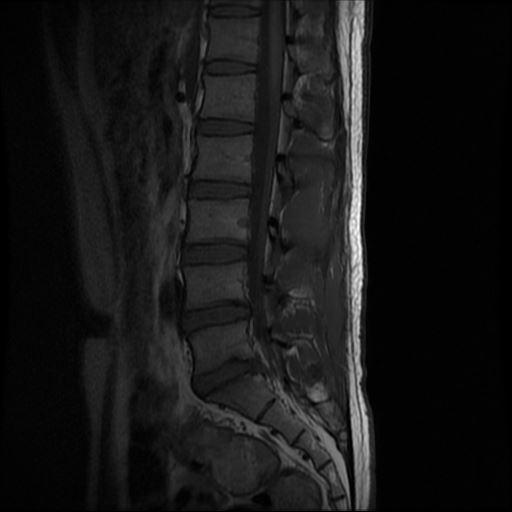
#> input picture img/11.jpg, 512 x 512 px, given in place of xx.jpg, which was not available
$ python cobb10.py
#> lines starting #> are read from the running program, lines starting #| are printed output that depends on the picture; after the words box and inside, x2 and y2 are one past the last pixel; in counts of white or black regions, pixels touching at a corner belong together; pictures that were not available may be replaced by others from this repository, and a replacement may not be noted
import os
import math
from glob import glob
import numpy as np
import cv2
from scipy.interpolate import CubicSpline
from scipy.signal import find_peaks, savgol_filter
from scipy.spatial import ConvexHull
from scipy.spatial.distance import cdist
from skimage import measure
import matplotlib.pyplot as plt
import pandas as pd

# ------------ User Configuration ------------
IMG_DIR = "img/"
MASK_DIR = "mask/"

OUT_DIR = os.path.join('.', 'cobb10_amace_cobb_results')
VIS_DIR = os.path.join(OUT_DIR)
os.makedirs(VIS_DIR, exist_ok=True)

NAME_CLASSES = ["_background_", "L1", "L2", "L3", "L4", "L5",
                "L1/L2", "L2/L3", "L3/L4", "L4/L5", "L5/S1", "S1", "CSF"]
TARGET_VERTEBRAE = ["L1", "L2", "L3", "L4", "L5", "S1"]

ROI_PAD_Y = 60
ROI_PAD_X = 80
MIN_VERTEBRA_PIXELS = 50
CURV_SAMPLES = 1200
CURV_PEAK_REL_H = 0.12
CURV_BOUND_FRAC = 0.2
CURV_OFFSET = 40
CURV_SCALE = 200.0
SAVE_DPI = 300

CURV_SMOOTH_WINDOW = 7
PEAK_PROMINENCE_RATIO = 0.15
MAX_BEND_REGIONS = 3
PCA_WEIGHT_EDGE_FACTOR = 2.5

COLOR_MAP = [
    (0, 0, 0), (200, 80, 20), (30, 160, 40), (200, 200, 40), (30, 30, 160), (200, 30, 160),
    (30, 160, 160), (160, 160, 160), (120, 40, 40), (240, 40, 40), (240, 180, 40), (120, 180, 40)
]

BEND_REGION_COLORS = ['red', 'blue', 'green', 'orange', 'purple', 'cyan']

plt.rcParams['lines.linewidth'] = 1.0
plt.rcParams['axes.linewidth'] = 0.8
plt.rcParams['font.size'] = 10


# ------------------------------------------------------
# Utility Functions
# ------------------------------------------------------

def read_image(path):
    """
    Read an image file and convert from BGR to RGB.
    OpenCV reads in BGR by default, but matplotlib expects RGB.
    """
#> called with path = 'img/xx.jpg'
    img = cv2.imread(path)
#> img is the input picture: shape (512, 512, 3); min 0, max 255, mean 23.1
    if img is None:
        raise FileNotFoundError(f"Cannot find or read image file: {path}")
    return cv2.cvtColor(img, cv2.COLOR_BGR2RGB)


def read_mask_index(path):
    """
    Read a mask image and convert to integer index format.
    If mask is 3-channel and all channels are identical, take the first channel;
    otherwise convert to grayscale.
    """
#> called with path = 'mask/xx.png'
    m = cv2.imread(path, cv2.IMREAD_UNCHANGED)
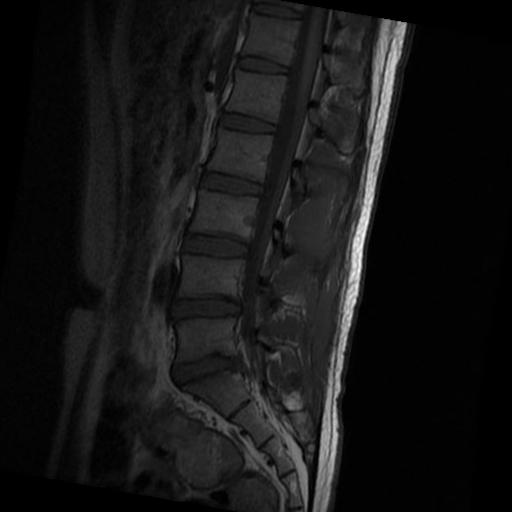
#> input picture img/11_1.jpg, 512 x 512 px, given in place of xx.png, which was not available
#> m is the input picture: shape (512, 512, 3); min 0, max 251, mean 22.4
    if m is None:
        raise FileNotFoundError(f"Cannot find or read mask file: {path}")
    if m.ndim == 3:
        if np.all(m[..., 0] == m[..., 1]) and np.all(m[..., 1] == m[..., 2]):
            m = m[..., 0]
#> m: shape (512, 512)
        else:
            m = cv2.cvtColor(m, cv2.COLOR_BGR2GRAY)
    return m.astype(np.int32)


def largest_component(mask_bool):
    """Extract the largest connected component from a boolean mask."""
    labels = measure.label(mask_bool, connectivity=1)
    if labels.max() == 0:
        return np.zeros_like(mask_bool, dtype=bool)
    props = measure.regionprops(labels)
    lab = props[np.argmax([p.area for p in props])].label
    return labels == lab


def find_edge_points(coords_xy):
    """
    Find edge points from a set of points.
    Prefer convex hull; fall back to bounding box if hull fails.
    """
    if len(coords_xy) < 10:
        return []
    try:
        hull = ConvexHull(coords_xy)
        return coords_xy[hull.vertices]
    except:
        x_min, x_max = coords_xy[:, 0].min(), coords_xy[:, 0].max()
        y_min, y_max = coords_xy[:, 1].min(), coords_xy[:, 1].max()
        edge_mask = (
                (coords_xy[:, 0] == x_min) | (coords_xy[:, 0] == x_max) |
                (coords_xy[:, 1] == y_min) | (coords_xy[:, 1] == y_max)
        )
        return coords_xy[edge_mask]


def improved_pca_axis_from_coords(coords_xy, min_points=10):
    """
    Improved PCA to estimate the main axis of a vertebra from its coordinate points.
    Improvements:
    1. Remove outliers.
    2. Assign higher weights to edge points.
    """
    if coords_xy.shape[0] < min_points:
        return None, None

    # 1. Remove outliers
    centroid = coords_xy.mean(axis=0)
    distances = cdist([centroid], coords_xy)[0]
    valid_mask = distances < np.percentile(distances, 90)
    filtered_coords = coords_xy[valid_mask]

    if filtered_coords.shape[0] < min_points:
        filtered_coords = coords_xy

    # 2. Weighted PCA - give higher weight to edge points
    edge_points = find_edge_points(filtered_coords)
    weights = np.ones(len(filtered_coords))
    if len(edge_points) > 0:
        for i, point in enumerate(filtered_coords):
            if any(np.all(point == edge_point) for edge_point in edge_points):
                weights[i] = PCA_WEIGHT_EDGE_FACTOR

    # 3. Perform weighted PCA
    centroid = np.average(filtered_coords, axis=0, weights=weights)
    centered = filtered_coords - centroid
    weighted_cov = np.cov(centered.T, aweights=weights)

    eigvals, eigvecs = np.linalg.eigh(weighted_cov)
    main_axis = eigvecs[:, np.argmax(eigvals)]

    return centroid, main_axis


# [52 lines left out: functions angle_between_vectors_deg, normalize_vector, calculate_endplate_angle_improved, not called in this run]


def fit_spine_spline(centers):
    """
    Fit a smooth cubic spline through a sequence of vertebral centers.
    Returns spline functions for x and y, and the normalized arc-length parameter.
    """
    pts = np.array(centers)
    if pts.shape[0] < 2:
        return None, None, None

    diffs = np.diff(pts, axis=0)
    seglen = np.sqrt((diffs ** 2).sum(axis=1))
    t = np.concatenate(([0.0], np.cumsum(seglen)))

    if t[-1] == 0:
        t = np.linspace(0, 1, len(pts))
    else:
        t = t / t[-1]

    cs_x = CubicSpline(t, pts[:, 0])
    cs_y = CubicSpline(t, pts[:, 1])
    return cs_x, cs_y, t


# [636 lines left out: functions compute_curvature, smooth_curvature, detect_multiple_peaks, detect_main_bend, identify_main_bend_regions, improved_curvature_analysis and 6 more, not called in this run]


# ---------------- Paper-specific: Extract cubic spline curve alone ----------------
def extract_cubic_spline_curve(
    img_path, mask_path,
    save_dir=None,
    curve_color=(255, 0, 0),
    curve_width=2.0,
    mark_vertebra=True,
    vertebra_mark_color=(255, 255, 255),
    vertebra_text_color=(0, 0, 0),
    background_type="transparent",
    crop_roi=True,
    roi_pad_y=40, roi_pad_x=60,
    save_dpi=600,
    save_format="png"
):
    """
    Extract and visualize only the cubic spline curve from a single image-mask pair,
    producing a clean figure suitable for academic papers.
    """
    if save_dir is None:
        save_dir = os.path.join(OUT_DIR, "spline_curve_paper")
    os.makedirs(save_dir, exist_ok=True)
    basename = os.path.splitext(os.path.basename(img_path))[0]
    save_path = os.path.join(save_dir, f"{basename}_spine_spline.{save_format}")

    img = read_image(img_path)
    mask_idx = read_mask_index(mask_path)
    name_to_idx = {name: i for i, name in enumerate(NAME_CLASSES)}
    results = {}

    for vname in ["L1", "L2", "L3", "L4", "L5", "S1"]:
        if vname not in name_to_idx:
            continue
        idx = name_to_idx[vname]
        m = (mask_idx == idx)
        if m.sum() < MIN_VERTEBRA_PIXELS:
            for nm in NAME_CLASSES:
                if '/' in nm and vname in nm:
                    m = m | (mask_idx == name_to_idx[nm])
        if m.sum() < MIN_VERTEBRA_PIXELS:
            continue
        mc = largest_component(m)
        coords = np.column_stack(np.nonzero(mc))
        coords_xy = np.column_stack((coords[:, 1].astype(float), coords[:, 0].astype(float)))
        centroid, axis = improved_pca_axis_from_coords(coords_xy)
        if centroid is None:
            continue
        results[vname] = {'centroid': centroid, 'axis': axis}
#> this loop made 6 passes
#> (lab in largest_component, centroid, weighted_cov in improved_pca_axis_from_coords, eigvals in improved_pca_axis_from_coords, eigvecs in improved_pca_axis_from_coords) on passes 1 to 6: (244, [483.5, 350.3], [[3.45, 5.79e-17], [9.41e-17, 65.05]], [3.45, 65.05], [[1, 0], [0, 1]]), (47, [431.4, 283], [[1522.3, -1997.8], [-1997.8, 14317.2]], [1217.6, 14621.9], [[-0.989, -0.151], [-0.151, 0.989]]), (1, [52.72, 15.4], [[52.3, 7.29], [7.29, 90.51]], [50.95, 91.86], [[-0.983, 0.181], [0.181, 0.983]]), (710, [28.33, 443.1], [[154.1, -10.95], [-10.95, 53.68]], [52.5, 155.3], [[-0.107, -0.994], [-0.994, 0.107]]), (501, [12.17, 344.8], [[67.32, -6.29], [-6.29, 330.1]], [67.17, 330.2], [[-1, -0.0239], [-0.0239, 1]]), (47, [143.8, 18.92], [[4.13, 0.36], [0.36, 8.06]], [4.09, 8.09], [[-0.996, 0.0903], [0.0903, 0.996]])
#> pass 1, in extract_cubic_spline_curve, `m = (mask_idx == idx)`:
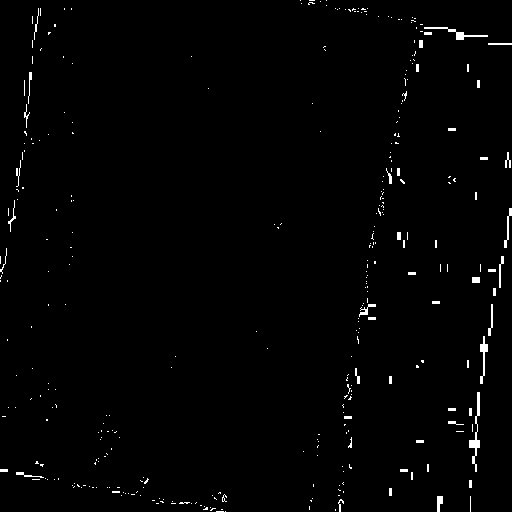
#> m: shape (512, 512) bool; 1.2% white in thin lines or dots
#> pass 1, in largest_component, `labels = measure.label(mask_bool, connectivity=1)`:
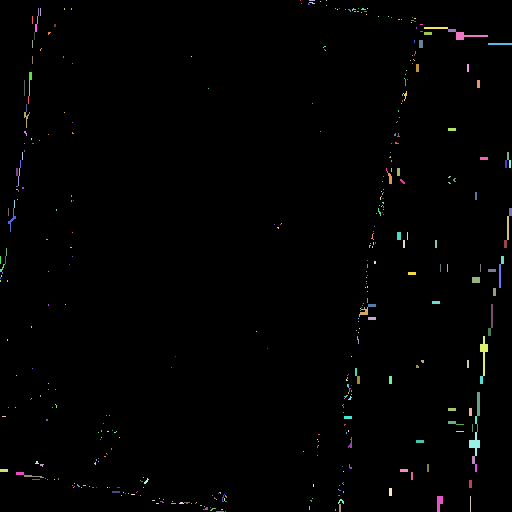
#> labels: shape (512, 512) int32; 426 distinct labels, from 0 to 425; one colour per label, 0 black
#> pass 1, in extract_cubic_spline_curve, `mc = largest_component(m)`:
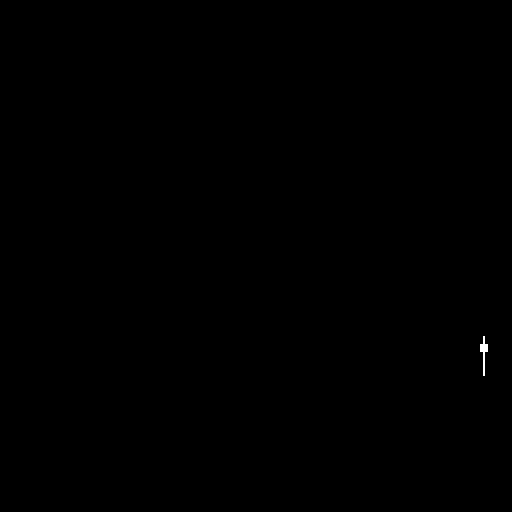
#> mc: shape (512, 512) bool; 0.05% white; 1 white region, box (x1, y1, x2, y2) and area: (480, 336, 488, 376) 128
#> pass 2, in extract_cubic_spline_curve, `m = (mask_idx == idx)`:
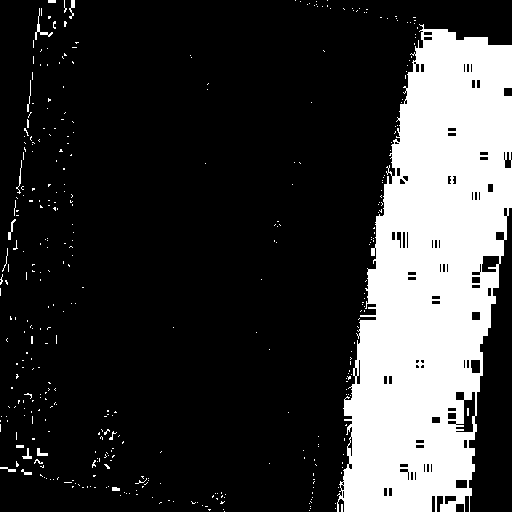
#> m: shape (512, 512) bool; 21.7% white; 386 white regions (370 under 20 px), largest, box (x1, y1, x2, y2) and area: (337, 24, 512, 512) 55043, (35, 8, 53, 40) 93, (69, 0, 75, 19) 55
#> after the loop:
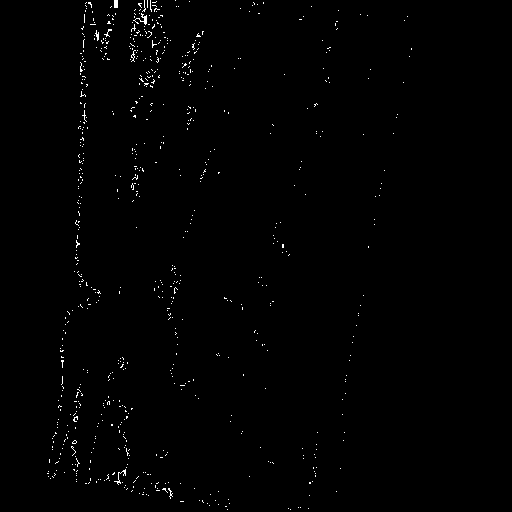
#> m: shape (512, 512) bool; 0.68% white in thin lines or dots, all inside (x1, y1, x2, y2) = (47, 0, 412, 510)
#> after the loop: mc: shape (512, 512) bool; 0.02% white; 1 white region, box (x1, y1, x2, y2) and area: (140, 13, 147, 25) 40
#> after the loop, results = 6 items

    present = [v for v in ["L1", "L2", "L3", "L4", "L5"] if v in results]
#> present = ['L1', 'L2', 'L3', 'L4', 'L5']
    if len(present) < 3:
        print(f"[WARN] {basename} insufficient vertebrae, cannot fit spline")
        return None

    ordered = sorted([(v, results[v]['centroid']) for v in present], key=lambda kv: kv[1][1])
#> ordered = [('L3', [52.72, 15.4]), ('L2', [431.4, 283]), ('L5', [12.17, 344.8]), ('L1', [483.5, 350.3]), ('L4', [28.33, 443.1])]
    names = [k for k, _ in ordered]
#> names = ['L3', 'L2', 'L5', 'L1', 'L4']
    centers = np.array([c for _, c in ordered])
#> centers = [[52.72, 15.4], [431.4, 283], [12.17, 344.8], [483.5, 350.3], [28.33, 443.1]]

    cs_x, cs_y, t = fit_spine_spline(centers)
#> in fit_spine_spline, `pts = np.array(centers)`: pts has the same summary as centers in extract_cubic_spline_curve
#> in fit_spine_spline, `diffs = np.diff(pts, axis=0)`: diffs = [[378.7, 267.6], [-419.3, 61.79], [471.3, 5.56], [-455.2, 92.81]]
#> in fit_spine_spline, `seglen = np.sqrt((diffs ** 2).sum(axis=1))`: seglen = [463.7, 423.8, 471.4, 464.5]
#> in fit_spine_spline, `t = np.concatenate(([0.0], np.cumsum(seglen)))`: t = [0, 463.7, 887.5, 1358.9, 1823.4]
#> in fit_spine_spline, `t = t / t[-1]`: t = [0, 0.254, 0.487, 0.745, 1]
#> t = [0, 0.254, 0.487, 0.745, 1]
    if cs_x is None:
        print(f"[WARN] {basename} spline fitting failed")
        return None

    s_plot = np.linspace(0.0, 1.0, 3000)
    xs = cs_x(s_plot)
#> xs = 3000 values, max 570.9 at index 2492, min 12.14 at index 1464, mean 319.6
    ys = cs_y(s_plot)
#> ys = 3000 values, max 443.1 at index 2999, min 15.4 at index 0, mean 306.2

    H, W = mask_idx.shape
#> H = 512; W = 512
    if crop_roi:
        rows, cols = np.where((mask_idx > 0) & (mask_idx <= 11))
        if len(rows) > 0:
            core_y0, core_y1 = int(rows.min()), int(rows.max())
#> core_y0 = 0; core_y1 = 511
            core_x0, core_x1 = int(cols.min()), int(cols.max())
#> core_x0 = 0; core_x1 = 511
            y0 = max(core_y0 - roi_pad_y, 0)
#> y0 = 0
            y1 = min(core_y1 + roi_pad_y, H)
#> y1 = 512
            x0 = max(core_x0 - roi_pad_x, 0)
#> x0 = 0
            x1 = min(core_x1 + roi_pad_x, W)
#> x1 = 512
        else:
            y0, y1, x0, x1 = 0, H, 0, W
        xs_roi = xs - x0
#> xs_roi has the same summary as xs
        ys_roi = ys - y0
#> ys_roi has the same summary as ys
        centers_roi = np.array([(c[0]-x0, c[1]-y0) for c in centers])
#> centers_roi has the same summary as centers
        roi_h, roi_w = y1-y0, x1-x0
#> roi_h = 512; roi_w = 512
    else:
        xs_roi, ys_roi = xs, ys
        centers_roi = centers
        roi_h, roi_w = H, W

    plt.rcParams['font.sans-serif'] = ['Arial']
    plt.rcParams['axes.unicode_minus'] = False
    fig, ax = plt.subplots(figsize=(roi_w/100, roi_h/100), dpi=100)
    ax.set_xlim(0, roi_w)
    ax.set_ylim(roi_h, 0)
    ax.axis('off')
    fig.subplots_adjust(left=0, right=1, top=1, bottom=0)

    if background_type == "original":
        img_roi = img[y0:y1, x0:x1] if crop_roi else img
        ax.imshow(img_roi, interpolation='nearest')
    elif background_type == "white":
        ax.set_facecolor('white')
        fig.patch.set_facecolor('white')
    elif background_type == "transparent":
        ax.set_facecolor('none')
        fig.patch.set_facecolor('none')

    # Compute curvature for colormap (same as in original code)
    dxp = cs_x.derivative(1)(s_plot)
#> dxp = 3000 values, max 6854.8 at index 0, min -7211.7 at index 2999, mean -24.44
    dyp = cs_y.derivative(1)(s_plot)
#> dyp = 3000 values, max 1646.5 at index 0, min -5.66 at index 1808, mean 428
    ddxp = cs_x.derivative(2)(s_plot)
#> ddxp = 3000 values, max 28805.8 at index 1460, min -57174.1 at index 0, mean -14080.8
    ddyp = cs_y.derivative(2)(s_plot)
#> ddyp = 3000 values from -5428 to 3758.4
    nump = np.abs(dxp * ddyp - dyp * ddxp)
#> nump = 3000 values, max 56927431.2 at index 0, min 2250.5 at index 1800, mean 11873539
    denp = (dxp * dxp + dyp * dyp) ** 1.5
#> denp = 3000 values, max 3.81e+11 at index 2999, min 179774.4 at index 1465, mean 3e+10
    with np.errstate(divide='ignore', invalid='ignore'):
        k_plot = np.nan_to_num(nump / denp)
#> k_plot = 3000 values, max 8.95 at index 1465, min 2.26e-07 at index 1800, mean 0.046
    k_norm = (k_plot - k_plot.min()) / (k_plot.max() - k_plot.min() + 1e-12) if k_plot.max() > 0 else k_plot
#> k_norm = 3000 values, max 1 at index 1465, min 0 at index 1800, mean 0.00514

    ax.scatter(
        xs_roi, ys_roi,
        c=k_norm,
        s=1.5,
        cmap='inferno',
        alpha=0.95,
        linewidths=0,
        marker='.'
    )

    if mark_vertebra:
        for name, (cx, cy) in zip(names, centers_roi):
            ax.scatter(cx, cy, s=30, c=np.array(vertebra_mark_color)/255,
                       edgecolors='black', linewidth=0.8, zorder=5)
            ax.text(cx + 5, cy, name, color=np.array(vertebra_text_color)/255,
                    fontsize=8, weight='bold', va='center', ha='left')
#> this loop made 5 passes

    plt.savefig(save_path, dpi=save_dpi, bbox_inches='tight', pad_inches=0.0, format=save_format)
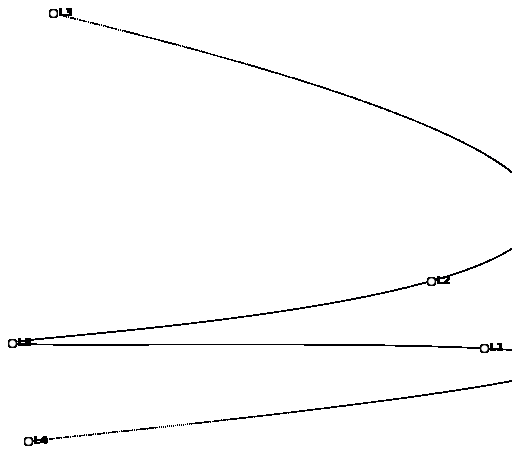
#> figure drawn by matplotlib, 1 panel
    plt.close(fig)
    print(f"[SUCCESS] Cubic spline curve saved: {save_path}")
    return save_path


# [13 lines left out: function batch_extract_spline_curve, not called in this run]


# ---------------- Main Entry ----------------
if __name__ == "__main__":
    # Single image extraction example (uncomment and adjust paths):
    IMG_PATH = "img/xx.jpg"
    MASK_PATH = "mask/xx.png"
    extract_cubic_spline_curve(IMG_PATH, MASK_PATH)

    # Batch processing (uncomment to run full analysis):
    # improved_batch_process(IMG_DIR, MASK_DIR, OUT_DIR)

    pass
